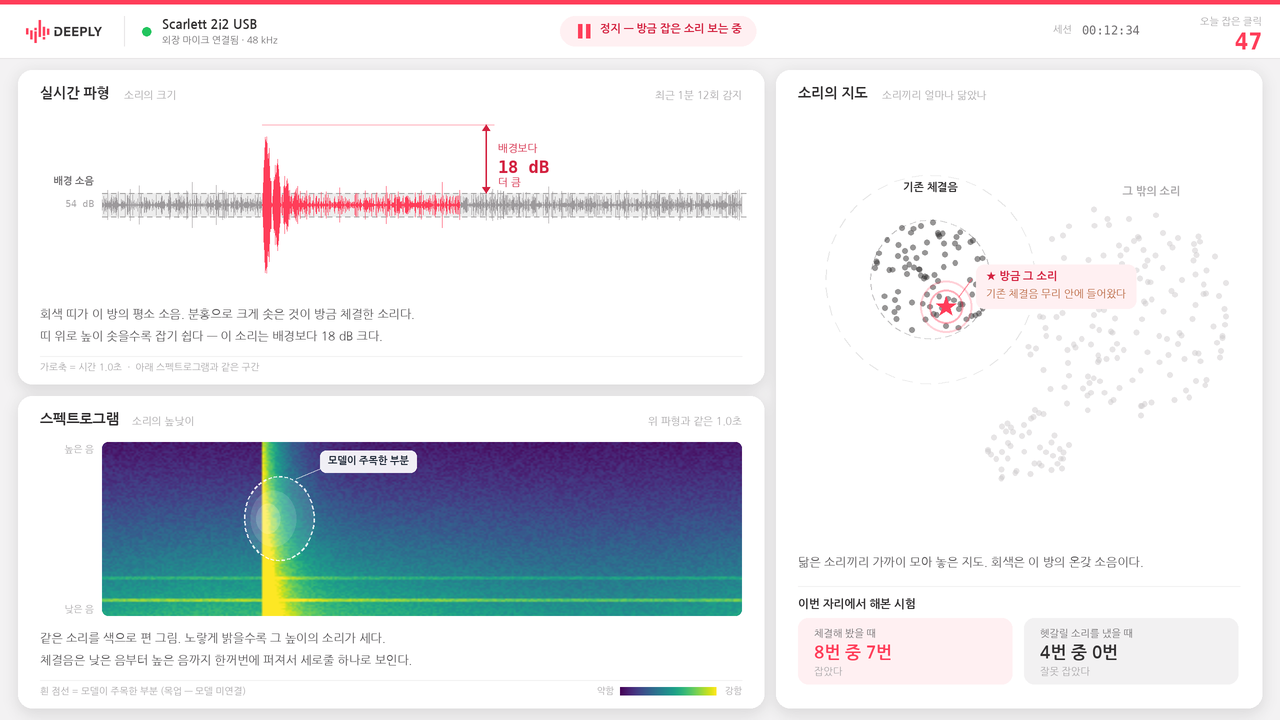

Recreate this plot in Python.
"""Render a static mockup PNG of the 1-Day Demo screen (no browser needed).

v04: three panels + DEEPLY CI. Waveform + spectrogram (shared time window) on the left,
sound map on the right. Every number that used to live in a side card is folded
into one of the three views, so the page still reads if the extras are removed.

버저닝: 아래 VERSION/SLUG/NOTE 세 줄만 바꾸고 실행하면
mockups/ 에 PNG + 그 버전을 만든 스크립트 사본 + INDEX.md 한 줄이 함께 남는다.
같은 VERSION 으로 다시 실행하면 그 버전을 덮어쓴다.
"""
import math
import shutil
from pathlib import Path

import matplotlib
import numpy as np
from PIL import Image, ImageDraw, ImageFont, ImageFilter

CMAP = matplotlib.colormaps["viridis"]     # 스펙트로그램 컬러맵 (matplotlib 기본)

# ── 이 버전의 정체 ──────────────────────────────────────────────
VERSION = "v04"
SLUG = "ci-deeply"
NOTE = ("v03 에 DEEPLY CI 적용 — 로고 삽입, Deeply Pink(#FF3D59)=검출/이 이벤트, "
        "Deeply Black(#333132)=기존 체결음·본문. 스펙트로그램은 viridis 유지")

BASE = Path(__file__).resolve().parent
VDIR = BASE / "mockups"
VDIR.mkdir(exist_ok=True)
OUT = VDIR / f"{VERSION}_{SLUG}.png"

S = 2
W, H = 1280 * S, 720 * S

KR = "/home/myeonghoon/.local/share/fonts/NanumGothic-Regular.ttf"
KRB = "/home/myeonghoon/.local/share/fonts/NanumGothic-Bold.ttf"
MN = "/usr/share/fonts/truetype/dejavu/DejaVuSansMono.ttf"
MNB = "/usr/share/fonts/truetype/dejavu/DejaVuSansMono-Bold.ttf"
f = lambda p, s: ImageFont.truetype(p, int(s * S))

# DEEPLY CI (Nuclino > Design > CI)
PINK = "#ff3d59"          # Deeply Pink — 검출 · 이 이벤트
BLK = "#333132"           # Deeply Black — 본문 · 기존 체결음

BG, CARD, LINE = "#f3f2f3", "#ffffff", "#e7e5e6"
TX, TX2, TX3 = BLK, "#706e70", "#a8a6a8"
HOT, OK = PINK, "#22c55e"
GRAY_DOT = (201, 198, 200, 115)      # 그 밖의 소리
BLK_DOT = (51, 49, 50, 130)          # 기존 체결음
PINK_SOFT, BLK_SOFT = "#fff0f2", "#f2f1f2"

ONSET, ANLZ = 0.25, 0.56

img = Image.new("RGB", (W, H), BG)
rng = np.random.default_rng(20260817)

px = lambda *a: [int(v * S) for v in a]


def txt(dr, x, y, s, font, fill=TX, anchor="la"):
    dr.text((int(x * S), int(y * S)), s, font=font, fill=fill, anchor=anchor)


def tw(dr, s, font):
    return dr.textlength(s, font=font) / S


# 좌우 두 컬럼을 위·아래가 공유 (세로 정렬)
CARDS = {
    "wave": (18, 70, 764, 384),
    "spec": (18, 396, 764, 708),
    "map":  (776, 70, 1262, 708),
}
sh = Image.new("RGBA", (W, H), (0, 0, 0, 0))
shd = ImageDraw.Draw(sh)
for x0, y0, x1, y1 in CARDS.values():
    shd.rounded_rectangle(px(x0, y0 + 3, x1, y1 + 5), radius=int(14 * S), fill=(50, 48, 49, 32))
img = Image.alpha_composite(img.convert("RGBA"), sh.filter(ImageFilter.GaussianBlur(7 * S))).convert("RGB")
d = ImageDraw.Draw(img, "RGBA")
for x0, y0, x1, y1 in CARDS.values():
    d.rounded_rectangle(px(x0, y0, x1, y1), radius=int(14 * S), fill=CARD)


def caption(x, y, s):
    """처음 보는 사람용 한 줄 설명 — 작고 회색이 아니라 읽히는 크기로."""
    txt(d, x, y, s, f(KR, 12), "#565456")


# ═══ 헤더 (얇게) — DEEPLY CI ════════════════════════════════════
d.rectangle(px(0, 0, 1280, 58), fill=CARD)
d.rectangle(px(0, 0, 1280, 4), fill=PINK)            # 브랜드 스트립
d.line(px(0, 58, 1280, 58), fill=LINE, width=S)

logo = Image.open(BASE / "assets" / "deeply_horizontal.png").convert("RGBA")
logo = logo.crop(logo.getbbox())
LH = int(23 * S)
LW = int(logo.width * LH / logo.height)
img.paste(logo.resize((LW, LH), Image.LANCZOS), (int(26 * S), int(20 * S)), logo.resize((LW, LH), Image.LANCZOS))
d = ImageDraw.Draw(img, "RGBA")
lx0 = 26 + LW / S

d.line(px(lx0 + 22, 16, lx0 + 22, 46), fill=LINE, width=S)
d.ellipse(px(lx0 + 40, 27, lx0 + 49, 36), fill=OK)
txt(d, lx0 + 60, 18, "Scarlett 2i2 USB", f(KRB, 13), TX)
txt(d, lx0 + 60, 35, "외장 마이크 연결됨 · 48 kHz", f(KR, 9.5), TX2)

d.rounded_rectangle(px(560, 16, 756, 46), radius=int(15 * S), fill=PINK_SOFT)
d.rectangle(px(578, 24, 582, 38), fill=PINK)
d.rectangle(px(586, 24, 590, 38), fill=PINK)
txt(d, 600, 23, "정지 — 방금 잡은 소리 보는 중", f(KRB, 11), "#d3213f")

txt(d, 1262, 16, "오늘 잡은 클릭", f(KR, 10), TX3, anchor="ra")
txt(d, 1262, 28, "47", f(MNB, 23), PINK, anchor="ra")
txt(d, 1053, 24, "세션", f(KR, 10), TX3)
txt(d, 1140, 23, "00:12:34", f(MN, 12), TX2, anchor="ra")


# ═══ 1. 실시간 파형 — SNR·배경·밀도를 이 안에 흡수 ══════════════
x0, y0, x1, y1 = CARDS["wave"]
txt(d, x0 + 22, y0 + 16, "실시간 파형", f(KRB, 14), TX)
txt(d, x0 + 22 + 84, y0 + 20, "소리의 크기", f(KR, 10.5), TX3)
txt(d, x1 - 22, y0 + 20, "최근 1분 12회 감지", f(KR, 10.5), TX3, anchor="ra")

wx0, wx1 = x0 + 84, x1 - 22
wcy = y0 + 48 + (y1 - 92 - y0 - 48) / 2
wamp = (y1 - 92 - y0 - 48) / 2
n = int((wx1 - wx0) * S)

env = .050 + rng.random(n) * .040
sig = rng.normal(0, 1, n) * env
c = int(ONSET * n)
L = int(n * .30)
k = np.arange(L)
sig[c:c + L] += np.exp(-k / (L * .10)) * np.sin(k * .16) * .92
sig = np.clip(sig, -1, 1)

# 배경 소음 띠 = 눈으로 보는 SNR 기준선
bh = .135 * wamp
d.rectangle(px(wx0, wcy - bh, wx1, wcy + bh), fill=(120, 118, 119, 34))
for yy in (wcy - bh, wcy + bh):
    for xx in range(int(wx0), int(wx1), 9):
        d.line(px(xx, yy, xx + 5, yy), fill=(90, 88, 89, 125), width=S)
txt(d, x0 + 76, wcy - bh - 7, "배경 소음", f(KRB, 10), TX2, anchor="rd")
txt(d, x0 + 76, wcy - bh + 5, "54 dB", f(MN, 9.5), TX3, anchor="ra")

ax = wx0 + (wx1 - wx0) * ONSET
bx = wx0 + (wx1 - wx0) * ANLZ
for i in range(n):
    v = abs(sig[i]) * wamp
    xx = wx0 * S + i
    d.line([xx, wcy * S - v * S, xx, wcy * S + v * S],
           fill=PINK if ax * S <= xx <= bx * S else "#9c999b", width=1)

# "배경보다 이만큼 크다" = SNR 을 숫자 대신 높이로
arx = bx + 26
pk = wcy - .92 * wamp
d.line(px(arx, pk, arx, wcy - bh), fill="#d3213f", width=int(1.6 * S))
for yy, dy in ((pk, 6), (wcy - bh, -6)):
    d.polygon([px(arx - 4, yy + dy), px(arx + 4, yy + dy), px(arx, yy)], fill="#d3213f")
d.line(px(ax, pk, arx + 8, pk), fill=(255, 61, 89, 95), width=S)
txt(d, arx + 12, (pk + wcy - bh) / 2 - 16, "배경보다", f(KR, 10.5), "#d3213f")
txt(d, arx + 12, (pk + wcy - bh) / 2 - 2, "18 dB", f(MNB, 17), "#d3213f")
txt(d, arx + 12, (pk + wcy - bh) / 2 + 18, "더 큼", f(KR, 10.5), "#d3213f")

caption(x0 + 22, y1 - 76,
        "회색 띠가 이 방의 평소 소음. 분홍으로 크게 솟은 것이 방금 체결한 소리다.")
caption(x0 + 22, y1 - 54,
        "띠 위로 높이 솟을수록 잡기 쉽다 — 이 소리는 배경보다 18 dB 크다.")
d.line(px(x0 + 22, y1 - 28, x1 - 22, y1 - 28), fill=BLK_SOFT, width=S)
txt(d, x0 + 22, y1 - 22, "가로축 = 시간 1.0초  ·  아래 스펙트로그램과 같은 구간",
    f(KR, 9.5), TX3)


# ═══ 2. 스펙트로그램 — 같은 구간, 모델이 본 곳 ══════════════════
x0, y0, x1, y1 = CARDS["spec"]
txt(d, x0 + 22, y0 + 16, "스펙트로그램", f(KRB, 14), TX)
txt(d, x0 + 22 + 92, y0 + 20, "소리의 높낮이", f(KR, 10.5), TX3)
txt(d, x1 - 22, y0 + 20, "위 파형과 같은 1.0초", f(KR, 10.5), TX3, anchor="ra")

sx0, sy0 = x0 + 84, y0 + 46
sx1, sy1 = x1 - 22, y1 - 92
gw, gh = int((sx1 - sx0) * S), int((sy1 - sy0) * S)

nb, nt = 110, 300
prof = np.linspace(.06, .70, nb)[:, None] ** 1.35
base = prof * (.88 + .12 * np.sin(np.linspace(0, 6, nt)))[None, :] + rng.random((nb, nt)) * .10
for row, amp in [(int(nb * .90), .26), (int(nb * .78), .16)]:
    base[row:row + 2] += amp
cc = int(ONSET * nt)
for j in range(int(nt * .32)):
    if cc + j < nt:
        base[:, cc + j] = np.clip(base[:, cc + j] + .85 * math.exp(-j / (nt * .035)), 0, 1)
base = np.clip(base, 0, 1)
lut = (CMAP(base)[..., :3] * 255).astype(np.uint8)
spec = Image.fromarray(lut).resize((gw, gh), Image.BILINEAR)
mask = Image.new("L", (gw, gh), 0)
ImageDraw.Draw(mask).rounded_rectangle([0, 0, gw - 1, gh - 1], radius=int(6 * S), fill=255)
img.paste(spec, (int(sx0 * S), int(sy0 * S)), mask)
d = ImageDraw.Draw(img, "RGBA")

txt(d, x0 + 76, sy0 + 2, "높은 음", f(KR, 9.5), TX3, anchor="ra")
txt(d, x0 + 76, sy1 - 12, "낮은 음", f(KR, 9.5), TX3, anchor="ra")

ax2 = sx0 + (sx1 - sx0) * ONSET
ay2 = sy0 + (sy1 - sy0) * .44
# viridis 위에서는 주황이 죽는다 — attribution 은 흰 점선으로
for rw, rh, al in ((58, 84, 26), (38, 56, 34), (20, 30, 44)):
    d.ellipse(px(ax2 - rw * .3, ay2 - rh / 2, ax2 + rw * .9, ay2 + rh / 2), fill=(255, 255, 255, al))
ecx, ecy = ax2 + 58 * .3, ay2
erx, ery = 58 * .6, 42
for a in range(0, 360, 9):
    a0, a1 = math.radians(a), math.radians(a + 5)
    d.line(px(ecx + math.cos(a0) * erx, ecy + math.sin(a0) * ery,
              ecx + math.cos(a1) * erx, ecy + math.sin(a1) * ery),
           fill=(255, 255, 255, 225), width=int(1.6 * S))
lb = "모델이 주목한 부분"
lw = tw(d, lb, f(KRB, 10)) + 16
d.rounded_rectangle(px(ax2 + 58, ay2 - 68, ax2 + 58 + lw, ay2 - 46), radius=int(6 * S),
                    fill=(255, 255, 255, 235))
txt(d, ax2 + 66, ay2 - 63, lb, f(KRB, 10), "#1f2937")
d.line(px(ax2 + 34, ay2 - 40, ax2 + 58, ay2 - 50), fill=(255, 255, 255, 200), width=int(1.4 * S))

caption(x0 + 22, y1 - 76,
        "같은 소리를 색으로 편 그림. 노랗게 밝을수록 그 높이의 소리가 세다.")
caption(x0 + 22, y1 - 54,
        "체결음은 낮은 음부터 높은 음까지 한꺼번에 퍼져서 세로줄 하나로 보인다.")
d.line(px(x0 + 22, y1 - 28, x1 - 22, y1 - 28), fill=BLK_SOFT, width=S)
txt(d, x0 + 22, y1 - 22, "흰 점선 = 모델이 주목한 부분 (목업 — 모델 미연결)", f(KR, 9.5), TX3)

# viridis 미니 컬러바 — 색이 무슨 뜻인지 처음 보는 사람도 알게
cb1, cbw = x1 - 22, 96
txt(d, cb1, y1 - 22, "강함", f(KR, 9), TX3, anchor="ra")
cb0 = cb1 - 26 - cbw
for i2 in range(int(cbw * S)):
    r2, g2, b2 = [int(v * 255) for v in CMAP(i2 / (cbw * S))[:3]]
    d.rectangle([int(cb0 * S) + i2, int((y1 - 21) * S), int(cb0 * S) + i2 + 1, int((y1 - 13) * S)],
                fill=(r2, g2, b2))
txt(d, cb0 - 6, y1 - 22, "약함", f(KR, 9), TX3, anchor="ra")


# ═══ 3. 소리의 지도 — 판정과 성적표를 이 안에 흡수 ══════════════
x0, y0, x1, y1 = CARDS["map"]
txt(d, x0 + 22, y0 + 16, "소리의 지도", f(KRB, 14), TX)
txt(d, x0 + 22 + 84, y0 + 20, "소리끼리 얼마나 닮았나", f(KR, 10.5), TX3)

gx0, gy0 = x0 + 22, y0 + 50
gx1, gy1 = x1 - 22, y1 - 168
gw2, gh2 = gx1 - gx0, gy1 - gy0
AR = gw2 / gh2
mp = lambda u, v: ((gx0 + u * gw2) * S, (gy0 + v * gh2) * S)

CL = [(.30, .38, .135, BLK_DOT, 85, True),
      (.52, .78, .095, GRAY_DOT, 45, False),
      (.74, .46, .245, GRAY_DOT, 165, False)]
for cu, cv, r, col, cnt, near in CL:
    if near:
        cx, cy = mp(cu, cv)
        for m, al in ((1.0, 80), (1.75, 32)):
            rad = r * gw2 * m * S
            for a in range(0, 360, 10):
                a0, a1 = math.radians(a), math.radians(a + 5.5)
                d.line([cx + math.cos(a0) * rad, cy + math.sin(a0) * rad,
                        cx + math.cos(a1) * rad, cy + math.sin(a1) * rad],
                       fill=(51, 49, 50, al), width=int(1.3 * S))
    for _ in range(cnt):
        a, dd = rng.uniform(0, 6.28), math.sqrt(rng.random()) * r
        cx, cy = mp(cu + math.cos(a) * dd, cv + math.sin(a) * dd * AR)
        d.ellipse([cx - 2.7 * S, cy - 2.7 * S, cx + 2.7 * S, cy + 2.7 * S], fill=col)

txt(d, *[v / S for v in mp(.30, .16)], "기존 체결음", f(KRB, 11), BLK, anchor="mm")
txt(d, *[v / S for v in mp(.80, .17)], "그 밖의 소리", f(KRB, 11), TX3, anchor="mm")

sx, sy = mp(.335, .445)
for rr, al in ((26, 60), (17, 105)):
    d.ellipse([sx - rr * S, sy - rr * S, sx + rr * S, sy + rr * S],
              outline=(255, 61, 89, al), width=int(2 * S))
star = []
for i in range(10):
    a = -math.pi / 2 + i * math.pi / 5
    rr = (4.2 if i % 2 else 10.5) * S
    star.append((sx + math.cos(a) * rr, sy + math.sin(a) * rr))
d.polygon(star, fill=HOT)

cxx, cyy = sx / S + 30, sy / S - 42
d.line(px(sx / S + 13, sy / S - 10, cxx - 4, cyy + 14), fill=(255, 61, 89, 150), width=int(1.4 * S))
l1, l2 = "★ 방금 그 소리", "기존 체결음 무리 안에 들어왔다"
bw2 = max(tw(d, l1, f(KRB, 11)), tw(d, l2, f(KR, 10.5))) + 20
d.rounded_rectangle(px(cxx, cyy, cxx + bw2, cyy + 44), radius=int(8 * S), fill=PINK_SOFT)
txt(d, cxx + 10, cyy + 6, l1, f(KRB, 11), "#d3213f")
txt(d, cxx + 10, cyy + 24, l2, f(KR, 10.5), "#b8663f")

caption(x0 + 22, y1 - 152,
        "닮은 소리끼리 가까이 모아 놓은 지도. 회색은 이 방의 온갖 소음이다.")

# 성적표 — 별도 박스 대신 지도 아래 스트립
d.line(px(x0 + 22, y1 - 122, x1 - 22, y1 - 122), fill=BLK_SOFT, width=S)
txt(d, x0 + 22, y1 - 110, "이번 자리에서 해본 시험", f(KRB, 11.5), TX)
for i, (t1, big, t2, col, bgc) in enumerate([
        ("체결해 봤을 때", "8번 중 7번", "잡았다", PINK, PINK_SOFT),
        ("헷갈릴 소리를 냈을 때", "4번 중 0번", "잘못 잡았다", BLK, BLK_SOFT)]):
    bxx = x0 + 22 + i * 226
    d.rounded_rectangle(px(bxx, y1 - 90, bxx + 214, y1 - 24), radius=int(10 * S), fill=bgc)
    txt(d, bxx + 16, y1 - 80, t1, f(KR, 10), TX2)
    txt(d, bxx + 16, y1 - 64, big, f(KRB, 17), col)
    txt(d, bxx + 16, y1 - 42, t2, f(KR, 10), TX3)

img.resize((W // S, H // S), Image.LANCZOS).save(OUT)
shutil.copy(OUT, BASE / "mockup.png")
shutil.copy(__file__, VDIR / f"{VERSION}_{SLUG}.py")

idx = VDIR / "INDEX.md"
head = ["# 1-Day Demo 목업 버전 기록", "",
        "각 버전은 PNG + 그 PNG 를 만든 스크립트가 짝으로 남아 있다.", ""]
old = idx.read_text(encoding="utf-8").splitlines() if idx.exists() else head
rows = [l for l in old if l.startswith("- **") and not l.startswith(f"- **{VERSION}**")]
rows.append(f"- **{VERSION}** [`{VERSION}_{SLUG}.png`]({VERSION}_{SLUG}.png) — {NOTE}")
idx.write_text("\n".join(head + sorted(rows)) + "\n", encoding="utf-8")

print(f"saved : {OUT}  ({W // S}x{H // S})")
print(f"script: {VDIR / f'{VERSION}_{SLUG}.py'}")
print(f"index : {idx}")
